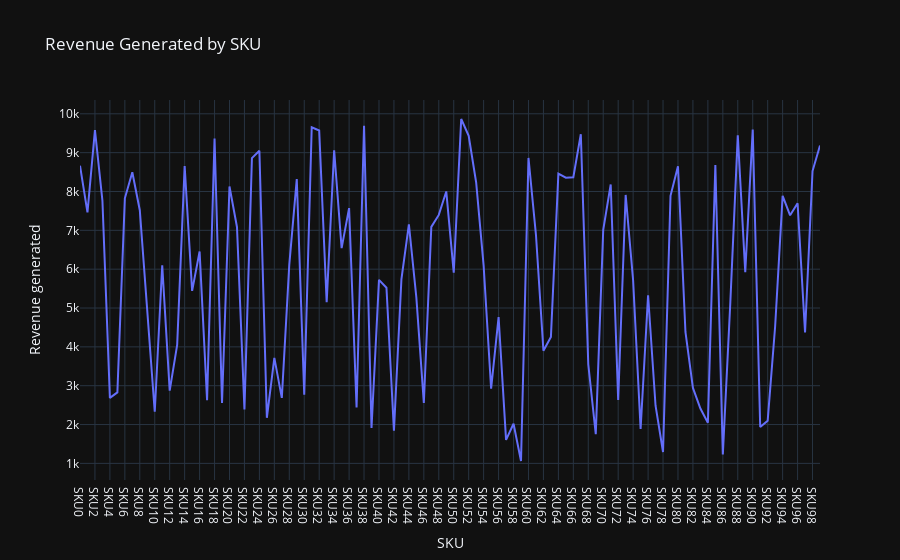

This figure's notebook cell:
### Code cell
revenue_chart = px.line(data, x='SKU',
                        y='Revenue generated',
                        title='Revenue Generated by SKU')
revenue_chart.show()

### Figure 1 — Plotly figure (JSON) as saved in the notebook; plotly's stock layout.template omitted (floating-point values rounded to 4 significant figures)
{"data": [{"hovertemplate": "SKU=%{x}<br>Revenue generated=%{y}<extra></extra>", "legendgroup": "", "line": {"color": "#636efa", "dash": "solid"}, "marker": {"symbol": "circle"}, "mode": "lines", "name": "", "orientation": "v", "showlegend": false, "type": "scatter", "x": ["SKU0", "SKU1", "SKU2", "SKU3", "SKU4", "SKU5", "SKU6", "SKU7", "SKU8", "SKU9", "SKU10", "SKU11", "SKU12", "SKU13", "SKU14", "SKU15", "SKU16", "SKU17", "SKU18", "SKU19", "SKU20", "SKU21", "SKU22", "SKU23", "SKU24", "SKU25", "SKU26", "SKU27", "SKU28", "SKU29", "SKU30", "SKU31", "SKU32", "SKU33", "SKU34", "SKU35", "SKU36", "SKU37", "SKU38", "SKU39", "SKU40", "SKU41", "SKU42", "SKU43", "SKU44", "SKU45", "SKU46", "SKU47", "SKU48", "SKU49", "SKU50", "SKU51", "SKU52", "SKU53", "SKU54", "SKU55", "SKU56", "SKU57", "SKU58", "SKU59", "SKU60", "SKU61", "SKU62", "SKU63", "SKU64", "SKU65", "SKU66", "SKU67", "SKU68", "SKU69", "SKU70", "SKU71", "SKU72", "SKU73", "SKU74", "SKU75", "SKU76", "SKU77", "SKU78", "SKU79", "SKU80", "SKU81", "SKU82", "SKU83", "SKU84", "SKU85", "SKU86", "SKU87", "SKU88", "SKU89", "SKU90", "SKU91", "SKU92", "SKU93", "SKU94", "SKU95", "SKU96", "SKU97", "SKU98", "SKU99"], "xaxis": "x", "y": [8662.0, 7461.0, 9578.0, 7767.0, 2687.0, 2828.0, 7823.0, 8496.0, 7517.0, 4971.0, 2331.0, 6100.0, 2874.0, 4053.0, 8654.0, 5442.0, 6454.0, 2629.0, 9365.0, 2553.0, 8128.0, 7087.0, 2391.0, 8858.0, 9049.0, 2175.0, 3716.0, 2686.0, 6117.0, 8319.0, 2766.0, 9655.0, 9572.0, 5150.0, 9062.0, 6541.0, 7573.0, 2438.0, 9692.0, 1912.0, 5725.0, 5521.0, 1840.0, 5737.0, 7152.0, 5268.0, 2557.0, 7089.0, 7397.0, 8002.0, 5911.0, 9866.0, 9436.0, 8232.0, 6088.0, 2926.0, 4767.0, 1606.0, 2021.0, 1062.0, 8864.0, 6886.0, 3900.0, 4257.0, 8459.0, 8355.0, 8368.0, 9474.0, 3550.0, 1752.0, 7015.0, 8180.0, 2633.0, 7911.0, 5710.0, 1889.0, 5328.0, 2484.0, 1292.0, 7889.0, 8652.0, 4384.0, 2943.0, 2412.0, 2048.0, 8685.0, 1230.0, 5134.0, 9445.0, 5925.0, 9593.0, 1935.0, 2100.0, 4531.0, 7888.0, 7386.0, 7698.0, 4371.0, 8526.0, 9185.0], "yaxis": "y"}], "layout": {"legend": {"tracegroupgap": 0}, "title": {"text": "Revenue Generated by SKU"}, "xaxis": {"anchor": "y", "domain": [0, 1], "title": {"text": "SKU"}}, "yaxis": {"anchor": "x", "domain": [0, 1], "title": {"text": "Revenue generated"}}}}
